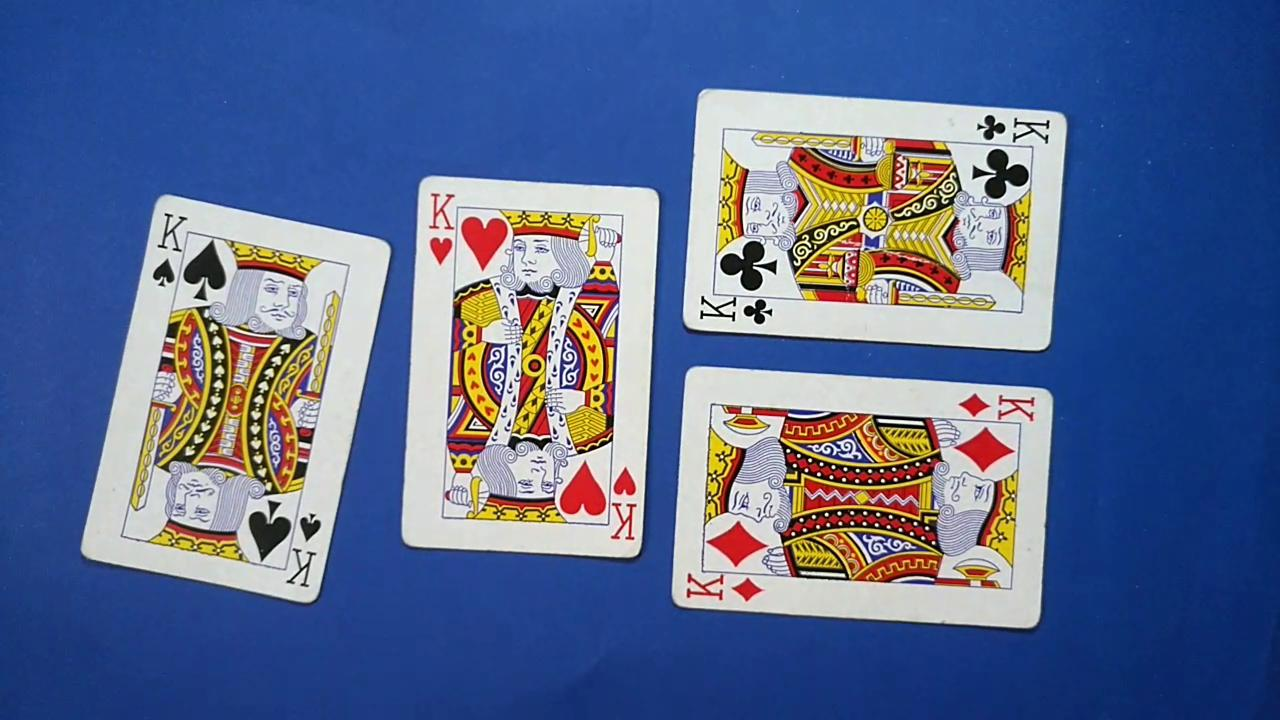
%> input picture new/img (15).jpg, 1280 x 720 px
$ octave clean2.m   (GNU Octave 9; MATLAB toolbox functions it lacks are replaced by stand-ins)
%> lines starting %> are read from the running program, lines starting %| are printed output that depends on the picture; in (x1, y1, x2, y2) boxes, pixels count from 0 and x2, y2 are one past the last pixel; in counts of white or black regions, pixels touching at a corner belong together; the program's own positions count from 1
close all, clear all, clc;

%% SENALES
jsenal = load('../signals/j.mat').senal_letra;
ksenal = load('../signals/k.mat').senal_letra;
qsenal = load('../signals/q.mat').senal_letra;
asenal = load('../signals/a.mat').senal_letra;

trebol = load('../signals/trebol.mat').senal_simbolo;
espada = load('../signals/espada.mat').senal_simbolo;
corazon = load('../signals/corazon.mat').senal_simbolo;
diamante = load('../signals/diamante.mat').senal_simbolo;

%% CAPTURA
img_name = '../new/img (15).jpg';
I0 = imread(img_name,'jpg');
%> I0 is the input picture: size 720x1280x3 uint8; mean R, G, B 90.1, 106.1, 144.9
I0 = rgb2gray(I0);
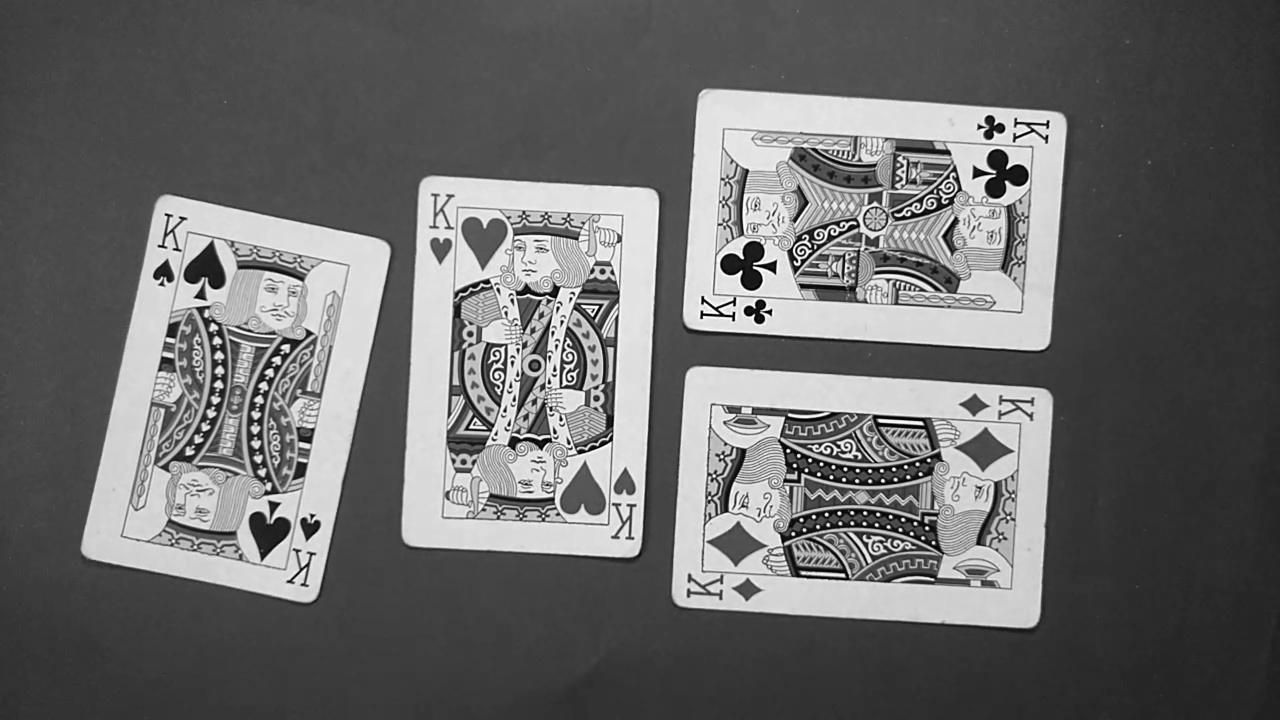
%> I0: size 720x1280 uint8; min 0, max 255, mean 105.7
% I = imrotate(I, 90);
% I=imresize(I, 0.5);
[M,N,P] = size(I0);
%> M = 720; N = 1280; P = 1

% graficar_img(I0, "[PASO 1] Imagen original en escala de grises");

%% VARIABLES DE DETECCION
len_card = M*N*0.080; % una carta ocupa aprox el 10% de la imagen
%> len_card = 73728
num_cards = 0;

%% IMAGEN BINARIA CON SIMBOLOS Y NUMEROS
% umbralizar la imagen
I1 = zeros(M,N);
mask1 = find(I0 >= 130);
%> mask1 = 271401 values from 58865 to 767654
I1(mask1) = 255;
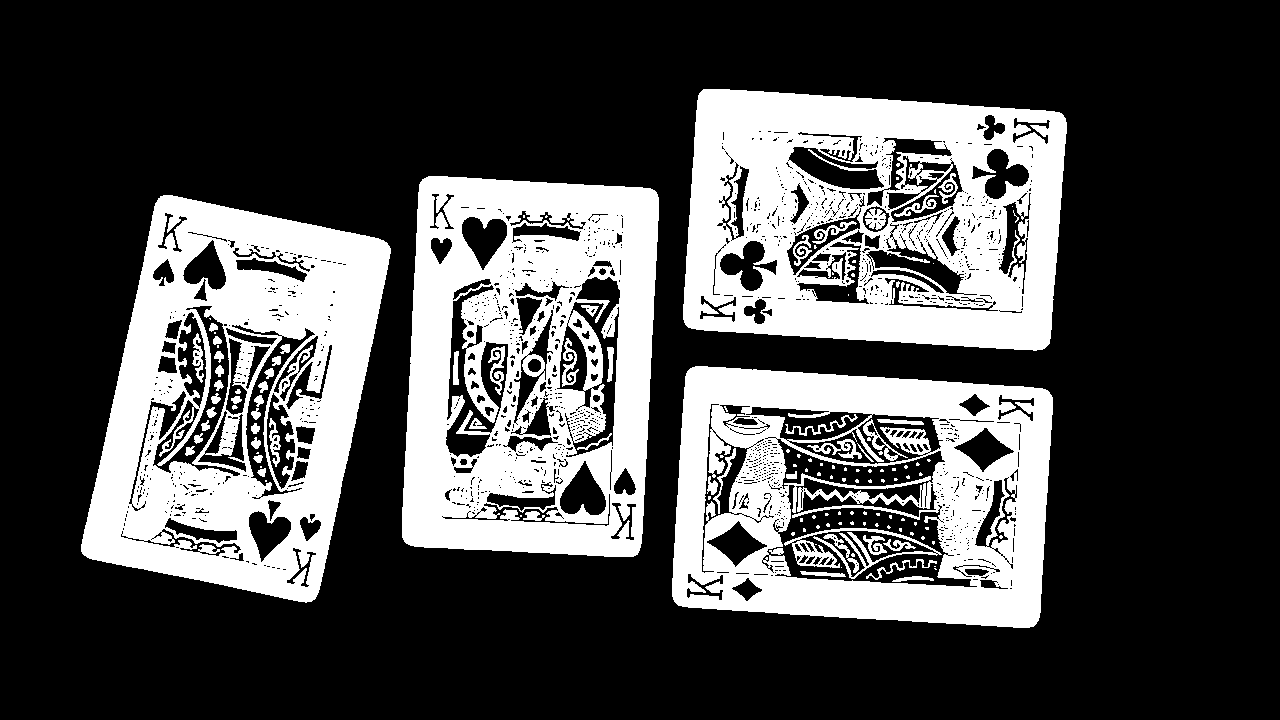
%> I1: size 720x1280 double; 29.4% white; 142 white regions (84 under 20 px), largest, box (x1, y1, x2, y2) and area: (683, 89, 1067, 351) 68046, (81, 195, 391, 603) 67653, (402, 176, 659, 557) 67299
% I_sinfondo = ~I_sinfondo*255;
% graficar_img(I1, "[PASO 2] Imagen binarizada");

%% IMAGEN SOLO CUADRADOS BLANCOS
I2 = imdilate(I1, strel('diamond',2));
%> I2: size 720x1280 double; 36.2% white; 5 white regions (1 under 20 px), largest, box (x1, y1, x2, y2) and area: (79, 193, 393, 605) 84564, (681, 87, 1069, 353) 84275, (400, 174, 661, 559) 82924, (670, 364, 1055, 630) 81916
I2 = imfill(I2, 'holes');
%> I2: size 720x1280 double; 39.8% white; 4 white regions, box (x1, y1, x2, y2) and area: (79, 193, 393, 605) 92037, (400, 174, 661, 559) 91588, (681, 87, 1069, 353) 91535, (670, 364, 1055, 630) 91479
I2 = imerode(I2, strel('diamond', 4));
%> I2: size 720x1280 double; 37.7% white; 4 white regions, box (x1, y1, x2, y2) and area: (83, 197, 389, 601) 87341, (404, 178, 657, 555) 86818, (685, 91, 1065, 349) 86779, (674, 368, 1051, 626) 86731

% graficar_img(I2, "[PASO 3] Solo cuadrados blancos");

%% DETECTAR LOS CUADRADOS BLANCOS USANDO BWLABEL Y I2
[label_I2, n_I2] = bwlabel(I2, 8);
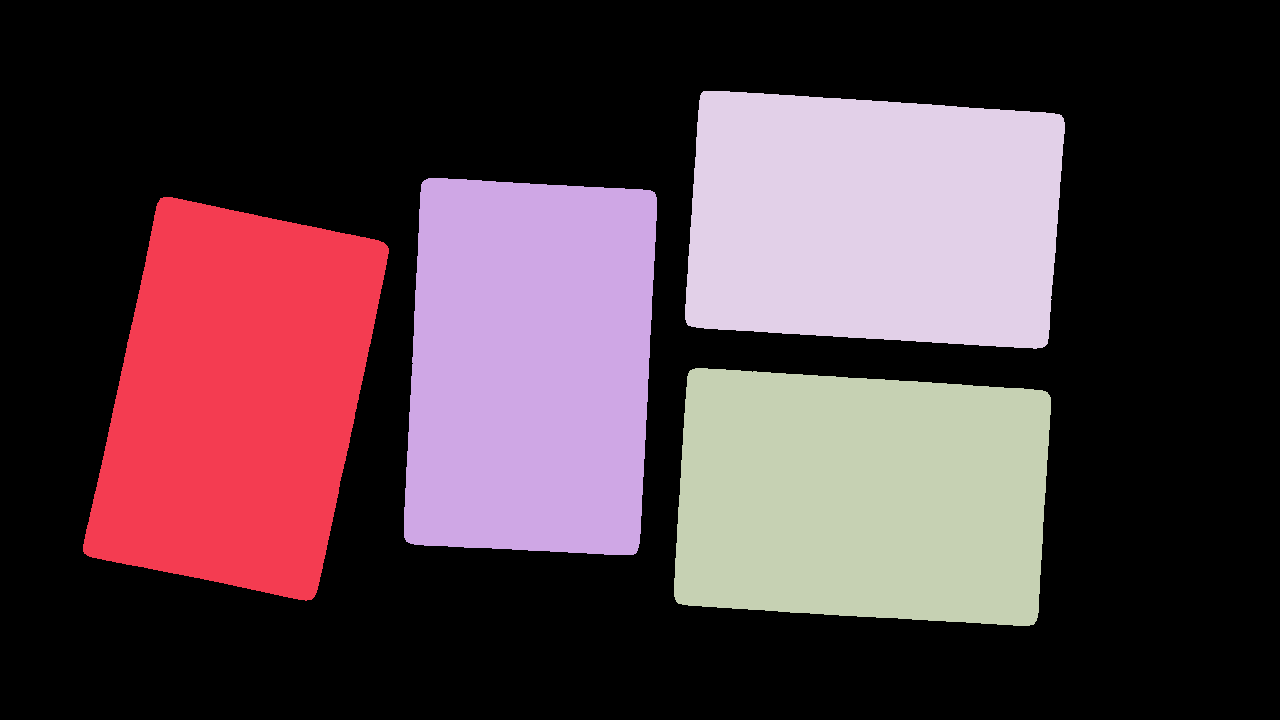
%> label_I2: size 720x1280 double; 5 distinct labels, from 0 to 4; one colour per label, 0 black
%> n_I2 = 4

% iterar entre cada cuadrado blanco
cartas = {};
for i = 1:n_I2

    % generar las imagenes con cada cuadrado solo
    I3 = (label_I2 == i);
    I4 = I1 .* (I3 ./ 255);
    % graficar_img(I3, "[PASO 4] Misma resolucion pero solo un objeto");
    % graficar_img(I4, "[PASO 5] Misma resolucion pero con simbolos y cuadrado");

    % hallar el angulo de rotacion
    [label_I3 n_I3] = bwlabel(I3, 8);
%> (the run ends here)
